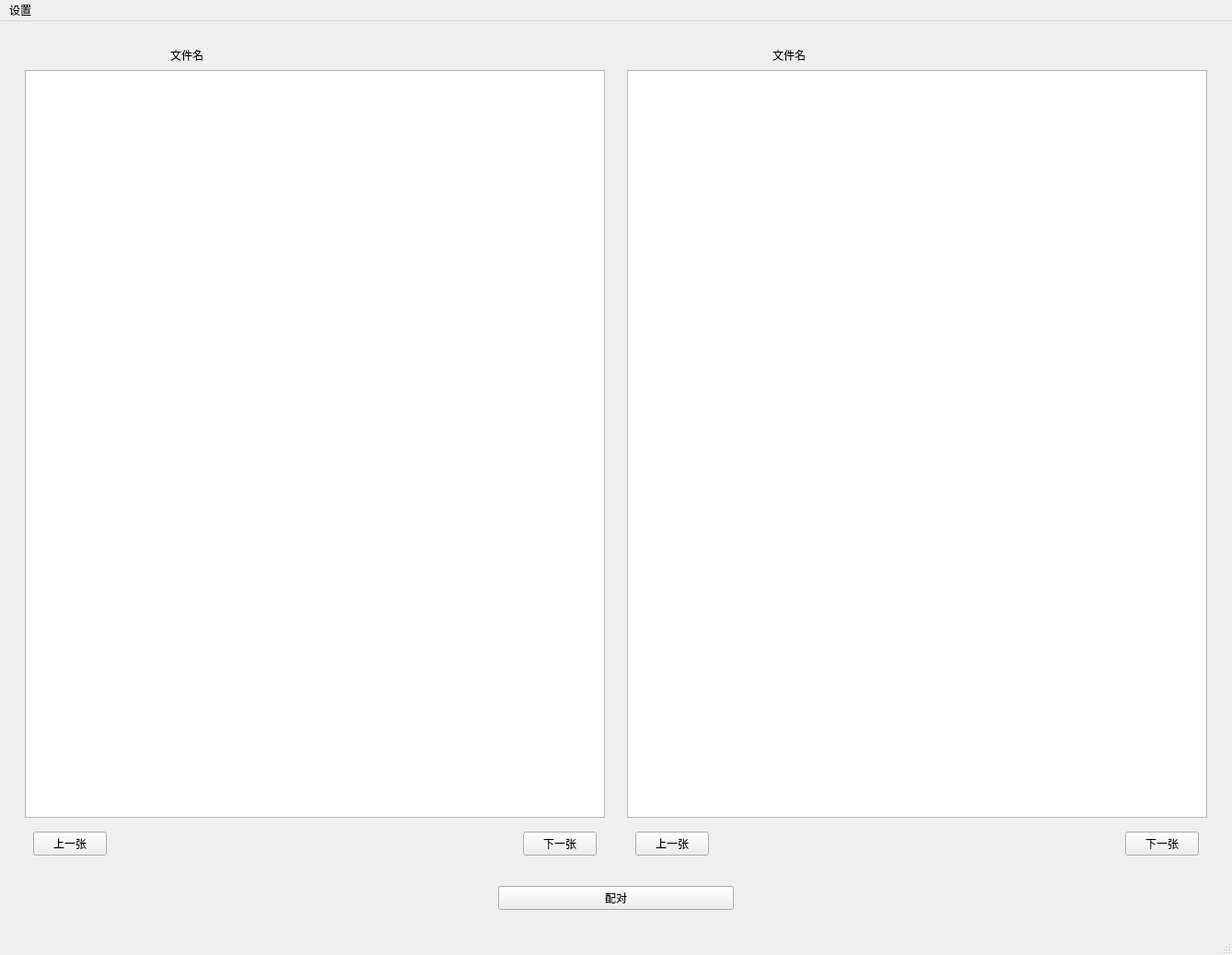
<?xml version="1.0" encoding="UTF-8"?>
<ui version="4.0">
 <class>MainWindow</class>
 <widget class="QMainWindow" name="MainWindow">
  <property name="geometry">
   <rect>
    <x>0</x>
    <y>0</y>
    <width>1338</width>
    <height>1037</height>
   </rect>
  </property>
  <property name="windowTitle">
   <string>MainWindow</string>
  </property>
  <widget class="QWidget" name="centralwidget">
   <layout class="QGridLayout" name="gridLayout_2">
    <item row="0" column="0">
     <widget class="QWidget" name="widget_5" native="true">
      <layout class="QGridLayout" name="gridLayout">
       <item row="0" column="0">
        <widget class="QWidget" name="widget_3" native="true">
         <layout class="QVBoxLayout" name="verticalLayout">
          <item>
           <layout class="QHBoxLayout" name="horizontalLayout_4" stretch="1,2,1">
            <item>
             <spacer name="horizontalSpacer_5">
              <property name="orientation">
               <enum>Qt::Horizontal</enum>
              </property>
              <property name="sizeHint" stdset="0">
               <size>
                <width>40</width>
                <height>20</height>
               </size>
              </property>
             </spacer>
            </item>
            <item>
             <widget class="QLabel" name="lb_cb">
              <property name="text">
               <string>文件名</string>
              </property>
              <property name="alignment">
               <set>Qt::AlignLeading|Qt::AlignLeft|Qt::AlignVCenter</set>
              </property>
             </widget>
            </item>
            <item>
             <spacer name="horizontalSpacer_6">
              <property name="orientation">
               <enum>Qt::Horizontal</enum>
              </property>
              <property name="sizeHint" stdset="0">
               <size>
                <width>40</width>
                <height>20</height>
               </size>
              </property>
             </spacer>
            </item>
           </layout>
          </item>
          <item>
           <widget class="QGraphicsView" name="cbct_img"/>
          </item>
          <item>
           <widget class="QWidget" name="widget" native="true">
            <layout class="QHBoxLayout" name="horizontalLayout">
             <item>
              <widget class="QPushButton" name="btnCbUp">
               <property name="text">
                <string>上一张</string>
               </property>
              </widget>
             </item>
             <item>
              <spacer name="horizontalSpacer">
               <property name="orientation">
                <enum>Qt::Horizontal</enum>
               </property>
               <property name="sizeHint" stdset="0">
                <size>
                 <width>193</width>
                 <height>20</height>
                </size>
               </property>
              </spacer>
             </item>
             <item>
              <widget class="QPushButton" name="btnCbDown">
               <property name="text">
                <string>下一张</string>
               </property>
              </widget>
             </item>
            </layout>
           </widget>
          </item>
         </layout>
        </widget>
       </item>
       <item row="0" column="1">
        <widget class="QWidget" name="widget_4" native="true">
         <layout class="QVBoxLayout" name="verticalLayout_2">
          <item>
           <layout class="QHBoxLayout" name="horizontalLayout_5" stretch="1,2,1">
            <item>
             <spacer name="horizontalSpacer_7">
              <property name="orientation">
               <enum>Qt::Horizontal</enum>
              </property>
              <property name="sizeHint" stdset="0">
               <size>
                <width>40</width>
                <height>20</height>
               </size>
              </property>
             </spacer>
            </item>
            <item>
             <widget class="QLabel" name="lb_ct">
              <property name="text">
               <string>文件名</string>
              </property>
             </widget>
            </item>
            <item>
             <spacer name="horizontalSpacer_8">
              <property name="orientation">
               <enum>Qt::Horizontal</enum>
              </property>
              <property name="sizeHint" stdset="0">
               <size>
                <width>40</width>
                <height>20</height>
               </size>
              </property>
             </spacer>
            </item>
           </layout>
          </item>
          <item>
           <widget class="QGraphicsView" name="ct_img"/>
          </item>
          <item>
           <widget class="QWidget" name="widget_2" native="true">
            <layout class="QHBoxLayout" name="horizontalLayout_2">
             <item>
              <widget class="QPushButton" name="btnCtUp">
               <property name="text">
                <string>上一张</string>
               </property>
              </widget>
             </item>
             <item>
              <spacer name="horizontalSpacer_2">
               <property name="orientation">
                <enum>Qt::Horizontal</enum>
               </property>
               <property name="sizeHint" stdset="0">
                <size>
                 <width>140</width>
                 <height>20</height>
                </size>
               </property>
              </spacer>
             </item>
             <item>
              <widget class="QPushButton" name="btnCtDown">
               <property name="text">
                <string>下一张</string>
               </property>
              </widget>
             </item>
            </layout>
           </widget>
          </item>
         </layout>
        </widget>
       </item>
       <item row="1" column="0" colspan="2">
        <widget class="QWidget" name="widget_6" native="true">
         <layout class="QHBoxLayout" name="horizontalLayout_3" stretch="2,1,2">
          <item>
           <spacer name="horizontalSpacer_3">
            <property name="orientation">
             <enum>Qt::Horizontal</enum>
            </property>
            <property name="sizeHint" stdset="0">
             <size>
              <width>596</width>
              <height>20</height>
             </size>
            </property>
           </spacer>
          </item>
          <item>
           <widget class="QPushButton" name="btn_pair">
            <property name="text">
             <string>配对</string>
            </property>
           </widget>
          </item>
          <item>
           <spacer name="horizontalSpacer_4">
            <property name="orientation">
             <enum>Qt::Horizontal</enum>
            </property>
            <property name="sizeHint" stdset="0">
             <size>
              <width>40</width>
              <height>20</height>
             </size>
            </property>
           </spacer>
          </item>
         </layout>
        </widget>
       </item>
      </layout>
     </widget>
    </item>
   </layout>
  </widget>
  <widget class="QMenuBar" name="menubar">
   <property name="geometry">
    <rect>
     <x>0</x>
     <y>0</y>
     <width>1338</width>
     <height>23</height>
    </rect>
   </property>
   <widget class="QMenu" name="menu">
    <property name="title">
     <string>设置</string>
    </property>
    <addaction name="separator"/>
    <addaction name="action_setting"/>
   </widget>
   <addaction name="menu"/>
  </widget>
  <widget class="QStatusBar" name="statusbar"/>
  <action name="action_setting">
   <property name="text">
    <string>基础设置</string>
   </property>
  </action>
 </widget>
 <resources/>
 <connections/>
</ui>
